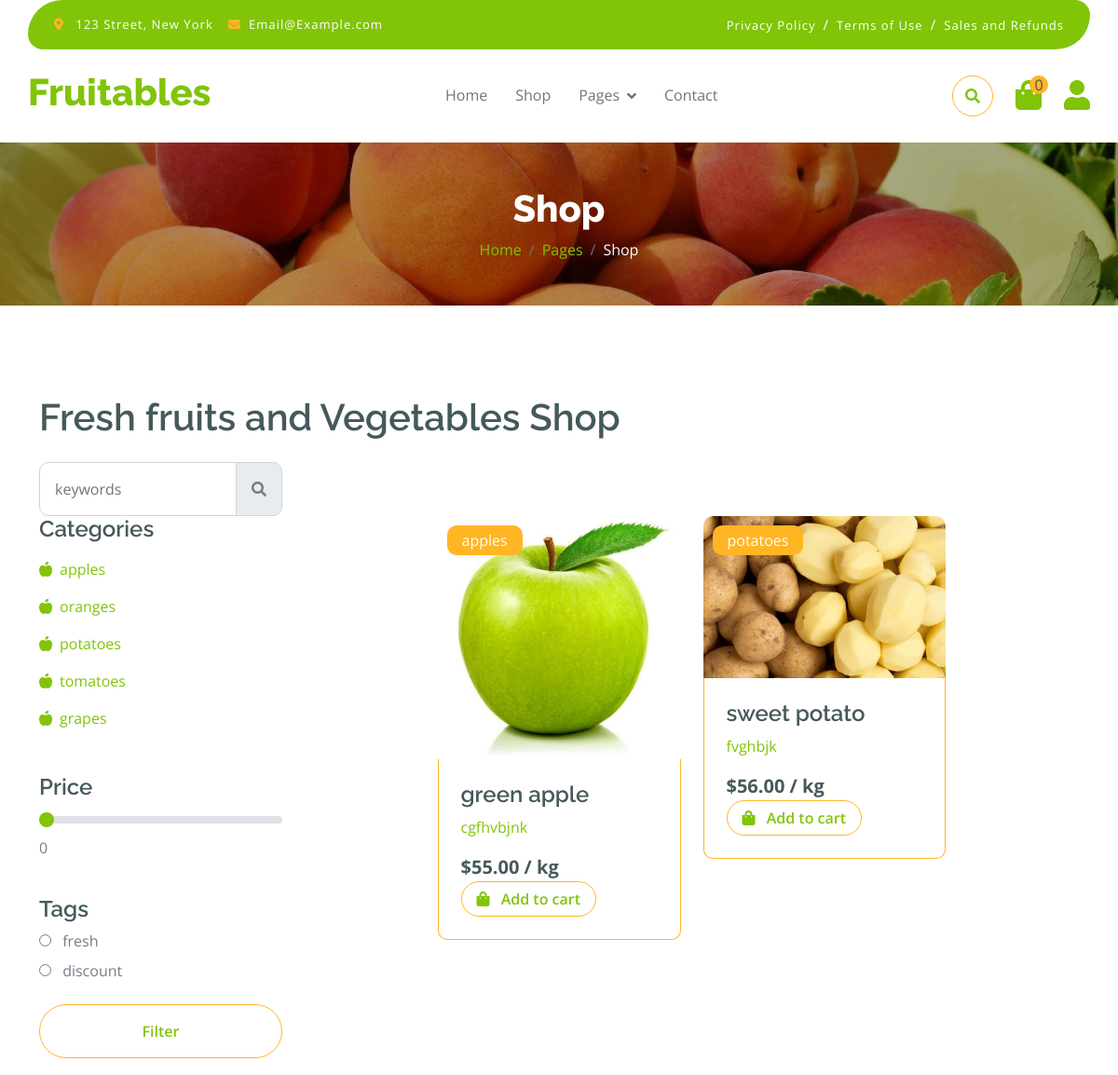
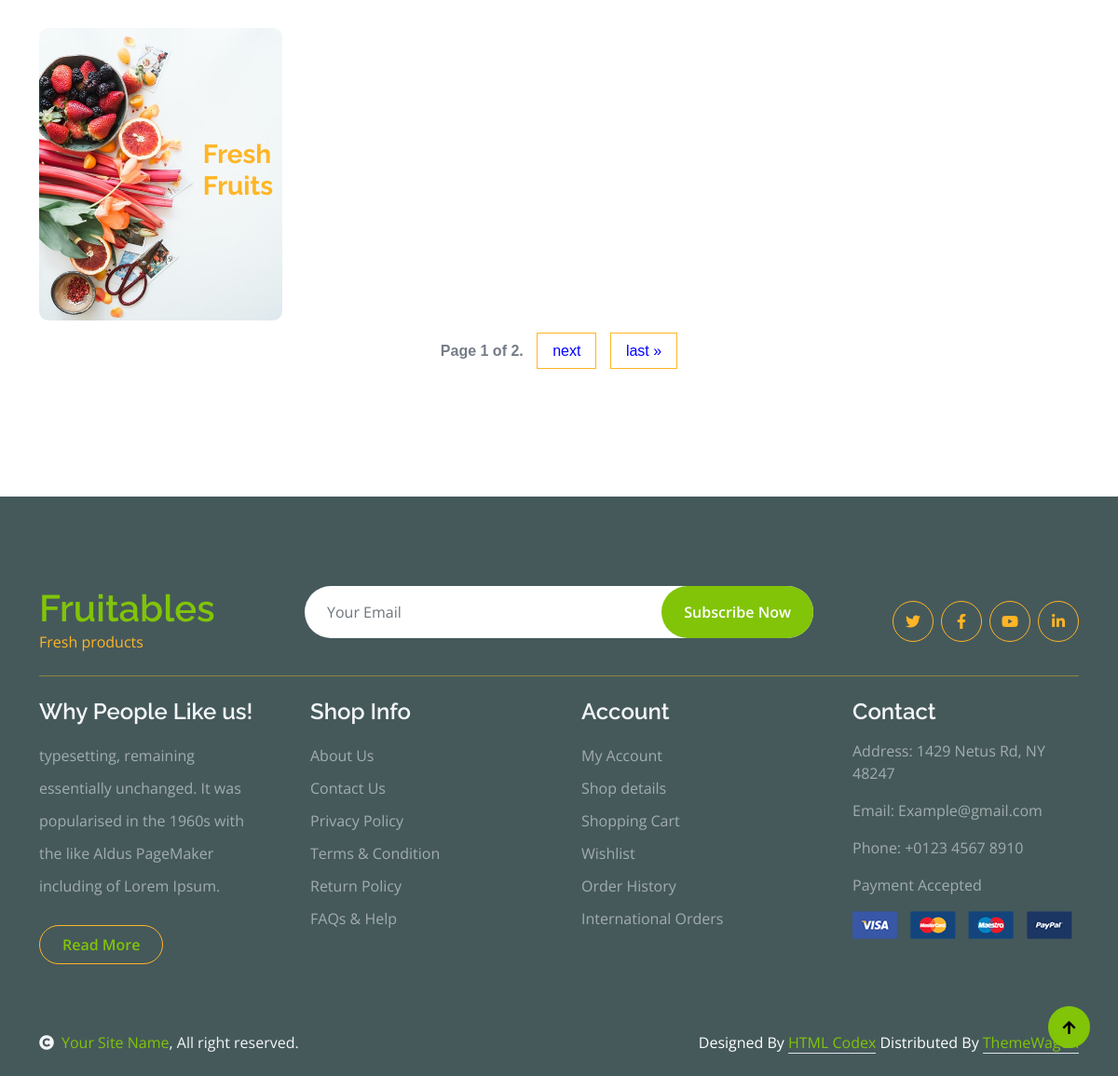
The app's page /shop/ with its own data (2 pictures, top to bottom).
### store/models.py (models this page shows, shortened)
class Category(MPTTModel):
    category_name = models.CharField(max_length=100)
    slug = models.SlugField(unique=True, null=True)
    parent = TreeForeignKey('self', on_delete=models.CASCADE, null=True, blank=True, related_name='children')
    class MPTTMeta:
        order_insertion_by = ['category_name']
    class Meta:
        verbose_name_plural = "Categories"
    def __str__(self):
        return self.category_name

class ProductTag(models.Model):
    name = models.CharField(max_length=200)

class Product(models.Model):
    name = models.CharField(max_length=200)
    description = models.TextField()
    price = models.DecimalField(max_digits=10, decimal_places=2)
    product_image = VersatileImageField(upload_to='products/')
    slug = models.SlugField(unique=True)
    quantity = models.IntegerField(default=0)
    category = models.ForeignKey(Category, on_delete=models.CASCADE, related_name='products', null=True)
    tag = models.ManyToManyField(ProductTag, related_name='tags')

### store/views.py (the view)
# urls.py: path('shop/', views.CategoryProductListView.as_view(), name='store'),
class CategoryProductListView(ListView):
    model = Product
    template_name = 'shop.html'
    context_object_name = 'products'
    paginate_by = 2
    def get_queryset(self):
        slug = self.kwargs.get('slug')
        if slug:
            category = get_object_or_404(Category, slug=slug)
            queryset = Product.objects.filter(category=category)
        else:
            queryset = Product.objects.all()
        selected_tag_id = self.request.GET.get('tag')
        if selected_tag_id:
            queryset = queryset.filter(tag__id=selected_tag_id)
        search_query = self.request.GET.get('q')
        if search_query:
            queryset = queryset.filter(Q(name__icontains=search_query))
        return queryset
    def get_context_data(self, **kwargs):
        context = super().get_context_data(**kwargs)
        context['product_tags'] = ProductTag.objects.all()
        context['subcategories'] = Category.objects.filter(parent__isnull=False)
        return context

### order/context_processors.py (called while the page is built)
def cart_items(request):
    total_items = 0
    if request.user.is_authenticated:
        cart, created = Cart.objects.get_or_create(user=request.user)
        total_items = sum(item.quantity for item in cart.items.all())
    return {
        'total_items': total_items,
    }

### templates/shop.html (shortened to what this page needs)
{% extends 'base.html' %}
{% load static %}
{% block content %}
        <div class="container-fluid page-header py-5">
            <h1 class="text-center text-white display-6">Shop</h1>
            <ol class="breadcrumb justify-content-center mb-0">
                <li class="breadcrumb-item"><a href="#">Home</a></li>
                <li class="breadcrumb-item"><a href="#">Pages</a></li>
                <li class="breadcrumb-item active text-white">Shop</li>
            </ol>
        </div>
        <div class="container-fluid fruite py-5">
            <div class="container py-5">
                <h1 class="mb-4">Fresh fruits and Vegetables Shop</h1>
                <div class="row g-4">
                    <div class="col-lg-12">
                        <div class="row g-4">
                            <div class="col-xl-3">
                                <div class="input-group w-100 mx-auto d-flex">
                                    <input type="search" class="form-control p-3" placeholder="keywords" aria-describedby="search-icon-1">
                                    <span id="search-icon-1" class="input-group-text p-3"><i class="fa fa-search"></i></span>
                                </div>
                            </div>
                            <div class="col-6"></div>
                        </div>
                        <div class="row g-4">
                            <div class="col-lg-3">
                                <div class="row g-4">
                                    <div class="col-lg-12">
                                        <div class="mb-3">
                                            <h4>Categories</h4>
                                            <ul class="list-unstyled fruite-categorie">
                                                {% for category in subcategories %}
                                                <li>
                                                    <div class="d-flex justify-content-between fruite-name">
                                                        <a href="{% url 'category' slug=category.slug %}"><i class="fas fa-apple-alt me-2"></i>{{ category }}</a>
                                                    </div>
                                                </li>
                                               {% endfor %}
                                            </ul>
                                        </div>
                                    </div>
                                    <div class="col-lg-12">
                                        <div class="mb-3">
                                            <h4 class="mb-2">Price</h4>
                                            <input type="range" class="form-range w-100" id="rangeInput" name="rangeInput" min="0" max="500" value="0" oninput="amount.value=rangeInput.value">
                                            <output id="amount" name="amount" min-velue="0" max-value="500" for="rangeInput">0</output>
                                        </div>
                                    </div>
                                    <form method="GET" action="{% url 'store' %}">
                                        <div class="col-lg-12">
                                            <div class="mb-3">
                                                <h4>Tags</h4>
                                                {% for tag in product_tags %}
                                                <div class="mb-2">
                                                    <input type="radio" class="me-2" id="tag-{{ tag.id }}" name="tag" value="{{ tag.id }}">
                                                    <label for="tag-{{ tag.id }}">{{ tag.name }}</label>
                                                </div>
                                                {% endfor %}
                                            </div>
                                        </div>
                                    <div class="d-flex justify-content-center my-4">
                                        <button type="submit" class="btn border border-secondary px-4 py-3 rounded-pill text-primary w-100">Filter</button>
                                    </div>
                                </form>
                                    <div class="col-lg-12">
                                        <div class="position-relative">
                                            <img src="{% static 'img/banner-fruits.jpg' %}" class="img-fluid w-100 rounded" alt="">
                                            <div class="position-absolute" style="top: 50%; right: 10px; transform: translateY(-50%);">
                                                <h3 class="text-secondary fw-bold">Fresh <br> Fruits</h3>
                                            </div>
                                        </div>
                                    </div>
                                </div>
                            </div>
                                    <div class="col-lg-9">
                                        <div class="row g-4 justify-content-center">
                                            {% for product in page_obj %}
                                            <div class="col-md-6 col-lg-6 col-xl-4">
                                                <a href="{% url 'product_detail' slug=product.category.slug product_slug=product.slug %}" class="rounded position-relative fruite-item">
                                                    <div class="fruite-img">
                                                        <img src="{{ product.product_image.url }}" class="img-fluid w-100 rounded-top" alt="{{ product.name }}">
                                                    </div>
                                                    <div class="text-white bg-secondary px-3 py-1 rounded position-absolute" style="top: 10px; left: 10px;">{{ product.category.category_name }}</div>
                                                    <div class="p-4 border border-secondary border-top-0 rounded-bottom">
                                                        <h4>{{ product.name }}</h4>
                                                        <p>{{ product.description }}</p>
                                                        <div class="d-flex justify-content-between flex-lg-wrap">
                                                            <p class="text-dark fs-5 fw-bold mb-0">${{ product.price }} / kg</p>
                                                                <form method="POST" action="{% url 'add_to_cart' product.id %}">
                                                                    <button type="submit" class="btn border border-secondary rounded-pill px-3 text-primary">
                                                                        <i class="fa fa-shopping-bag me-2 text-primary"></i> Add to cart
                                                                    </button>
                                                                </form>
                                                        </div>
                                                    </div>
                                                </a>
                                            </div>
                                            {% endfor %}
                                        </div>
                                    </div>
                                    <div style="text-align: center; margin-top: 20px;">
                                        <div class="pagination" style="display: inline-block;">
                                            <span class="step-links" style="font-family: Arial, sans-serif; font-size: 16px;">
                                                <span class="current" style="margin: 0 5px; font-weight: bold;">
                                                    Page {{ page_obj.number }} of {{ page_obj.paginator.num_pages }}.
                                                </span>
                                                {% if page_obj.has_next %}
                                                    <a href="?page={{ page_obj.next_page_number }}" style="margin: 0 5px; text-decoration: none; color: blue;">next</a>
                                                    <a href="?page={{ page_obj.paginator.num_pages }}" style="margin: 0 5px; text-decoration: none; color: blue;">last &raquo;</a>
                                                {% endif %}
                                            </span>
                                        </div>
                                    </div>
                                    </div>
                                </div>
                            </div>
                        </div>
                    </div>
{% endblock %}

### static/css/style.css (style rules this page uses)
.btn { font-weight: 600; transition: .5s; }
.btn.border-secondary { transition: 0.5s; }
.page-header { position: relative; background: linear-gradient(rgba(0, 0, 0, 0.3), rgba(0, 0, 0, 0.3)), url(../img/cart-page-header-img.jpg); background-position: center center; background-repeat: no-repeat; background-size: cover; }
@media (min-width: 992px) { .hero-header, .page-header { margin-top: 152px !important; } }
.fruite .fruite-categorie .fruite-name { line-height: 40px; }
.fruite .fruite-categorie .fruite-name a { transition: 0.5s; }
.fruite .fruite-item { height: 100%; transition: 0.5s; }
.fruite .fruite-item .fruite-img { overflow: hidden; transition: 0.5s; border-radius: 10px 10px 0 0; }
.fruite .fruite-item .fruite-img img { transition: 0.5s; }
.pagination { display: inline-block; }
.pagination a { color: var(--bs-dark); padding: 10px 16px; text-decoration: none; transition: 0.5s; border: 1px solid var(--bs-secondary); margin: 0 4px; }

### records on screen
Category: category_name "apples"
Category: category_name "oranges"
Category: category_name "potatoes"
Category: category_name "tomatoes"
Category: category_name "grapes"
ProductTag: name "fresh"
ProductTag: name "discount"
Product: product_image (picture), category.category_name "apples", name "green apple", description "cgfhvbjnk", price "55.00"
Product: product_image (picture), category.category_name "potatoes", name "sweet potato", description "fvghbjk", price "56.00"

### other values on screen
{{ total_items }} "0"
{{ page_obj.number }} "1"
{{ page_obj.paginator.num_pages }} "2"
